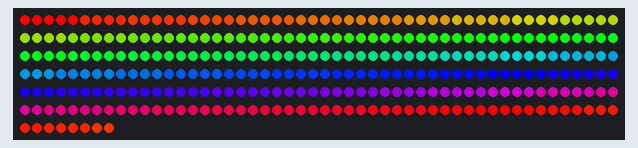
A sketch run on a simulated Arduino Uno, built with avr-gcc and run on an emulated ATmega328P. On the bench: 308 RGB LEDs in strip order, left to right, continuing on the next row. The strip is taken to match the declared colour order.

Above: at 0.08 s.
At 0.84 s:
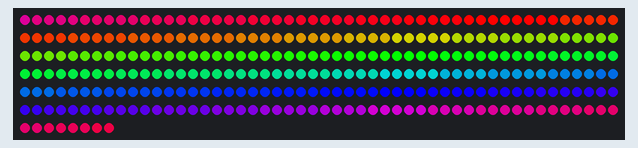
At 1.59 s:
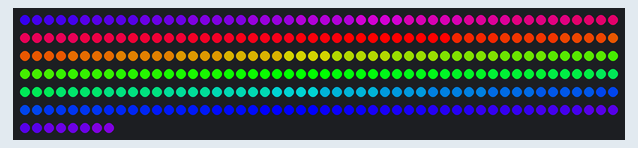
At 3.1 s:
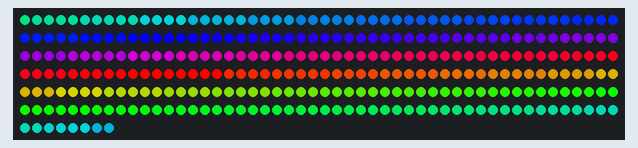
At 4.62 s:
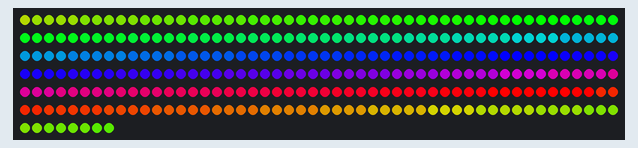
At 6.13 s:
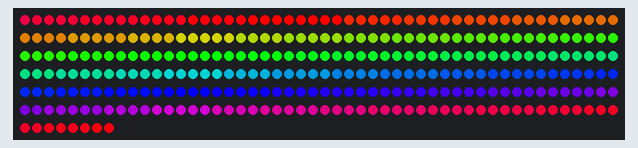

Measured:
- by itself, everything shown: repeats every 5.6 s, in 67 steps

The sketch:

arainbow_func.ino
```cpp
#include <Adafruit_NeoPixel.h>


class Strip
{
public:
uint8_t   effect;
uint8_t   effects;
uint16_t  effStep;
unsigned long effStart;
Adafruit_NeoPixel strip;
Strip(uint16_t leds, uint8_t pin, uint8_t toteffects, uint16_t striptype) : strip(leds, pin, striptype) {
  effect = -1;
  effects = toteffects;
  Reset();
}
void Reset(){
  effStep = 0;
  effect = (effect + 1) % effects;
  effStart = millis();
}
};

struct Loop
{
uint8_t currentChild;
uint8_t childs;
bool timeBased;
uint16_t cycles;
uint16_t currentTime;
Loop(uint8_t totchilds, bool timebased, uint16_t tottime) {currentTime=0;currentChild=0;childs=totchilds;timeBased=timebased;cycles=tottime;}
};

Strip strip_0(308, 5, 308, NEO_RGB + NEO_KHZ800);
struct Loop strip0loop0(1, false, 1);

//[GLOBAL_VARIABLES]

void setup() {

//Your setup here:

strip_0.strip.begin();
}

void loop() {

//Your code here:

strips_loop();
}

void strips_loop() {
if(strip0_loop0() & 0x01)
  strip_0.strip.show();
}


uint8_t strip0_loop0() {
  uint8_t ret = 0x00;
  switch(strip0loop0.currentChild) {
    case 0:
           ret = strip0_loop0_eff0();break;
  }
  if(ret & 0x02) {
    ret &= 0xfd;
    if(strip0loop0.currentChild + 1 >= strip0loop0.childs) {
      strip0loop0.currentChild = 0;
      if(++strip0loop0.currentTime >= strip0loop0.cycles) {strip0loop0.currentTime = 0; ret |= 0x02;}
    }
    else {
      strip0loop0.currentChild++;
    }
  };
  return ret;
}

uint8_t strip0_loop0_eff0() {
  // Strip ID: 0 - Effect: Rainbow - LEDS: 308
  // Steps: 66 - Delay: 20
  // Colors: 3 (255.0.0, 0.255.0, 0.0.255)
  // Options: rainbowlen=297, toLeft=false,
if(millis() - strip_0.effStart < 20 * (strip_0.effStep)) return 0x00;
float factor1, factor2;
uint16_t ind;
for(uint16_t j=0;j<308;j++) {
  ind = 66 - (uint16_t)(strip_0.effStep - j * 0.2222222222222222) % 66;
  switch((int)((ind % 66) / 22)) {
    case 0: factor1 = 1.0 - ((float)(ind % 66 - 0 * 22) / 22);
            factor2 = (float)((int)(ind - 0) % 66) / 22;
            strip_0.strip.setPixelColor(j, 255 * factor1 + 0 * factor2, 0 * factor1 + 255 * factor2, 0 * factor1 + 0 * factor2);
            break;
    case 1: factor1 = 1.0 - ((float)(ind % 66 - 1 * 22) / 22);
            factor2 = (float)((int)(ind - 22) % 66) / 22;
            strip_0.strip.setPixelColor(j, 0 * factor1 + 0 * factor2, 255 * factor1 + 0 * factor2, 0 * factor1 + 255 * factor2);
            break;
    case 2: factor1 = 1.0 - ((float)(ind % 66 - 2 * 22) / 22);
            factor2 = (float)((int)(ind - 44) % 66) / 22;
            strip_0.strip.setPixelColor(j, 0 * factor1 + 255 * factor2, 0 * factor1 + 0 * factor2, 255 * factor1 + 0 * factor2);
            break;
  }
}
if(strip_0.effStep >= 66) {strip_0.Reset(); return 0x03; }
else strip_0.effStep++;
return 0x01;
}
```
